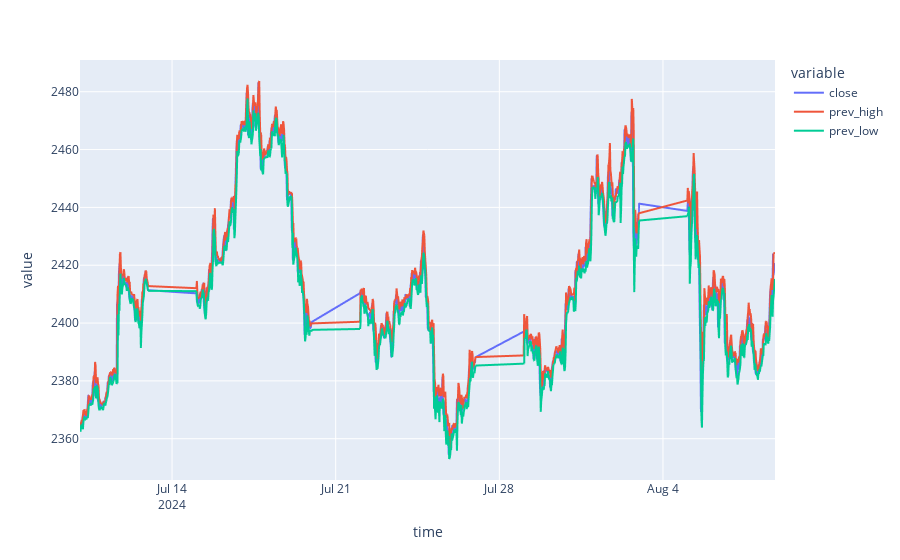

Notebook source saved alongside this figure:
### Markdown cell above
---

## 5. High/Low of previous Session 

The High/Low Indicator is a simple Indicator to compare current price with the previous session. Usually, when prices are inside the previous session range, it can mean that the market is ranging. 

If the price is outside of the previous session, it can be trending

### Code cell
df['prev_high'] = df['high'].shift(1)
df['prev_low'] = df['low'].shift(1)

display(df[['close', 'high', 'prev_high', 'low', 'prev_low']])

fig_prev_hl = px.line(df, x='time', y=['close', 'prev_high', 'prev_low'])
display(fig_prev_hl)

### Figure 1 — Plotly figure (JSON) as saved in the notebook; plotly's stock layout.template omitted (floating-point values rounded to 4 significant figures; data arrays with more than 128 entries replaced by an {"elided": "..."} marker saying what was removed)
{"data": [{"hovertemplate": "variable=close<br>time=%{x}<br>value=%{y}<extra></extra>", "legendgroup": "close", "line": {"color": "#636efa", "dash": "solid"}, "marker": {"symbol": "circle"}, "mode": "lines", "name": "close", "showlegend": true, "type": "scattergl", "x": {"elided": "1000 str values"}, "xaxis": "x", "y": {"elided": "1000 float values"}, "yaxis": "y"}, {"hovertemplate": "variable=prev_high<br>time=%{x}<br>value=%{y}<extra></extra>", "legendgroup": "prev_high", "line": {"color": "#EF553B", "dash": "solid"}, "marker": {"symbol": "circle"}, "mode": "lines", "name": "prev_high", "showlegend": true, "type": "scattergl", "x": {"elided": "1000 str values"}, "xaxis": "x", "y": {"elided": "1000 float values"}, "yaxis": "y"}, {"hovertemplate": "variable=prev_low<br>time=%{x}<br>value=%{y}<extra></extra>", "legendgroup": "prev_low", "line": {"color": "#00cc96", "dash": "solid"}, "marker": {"symbol": "circle"}, "mode": "lines", "name": "prev_low", "showlegend": true, "type": "scattergl", "x": {"elided": "1000 str values"}, "xaxis": "x", "y": {"elided": "1000 float values"}, "yaxis": "y"}], "layout": {"legend": {"title": {"text": "variable"}, "tracegroupgap": 0}, "margin": {"t": 60}, "xaxis": {"anchor": "y", "domain": [0, 1], "title": {"text": "time"}}, "yaxis": {"anchor": "x", "domain": [0, 1], "title": {"text": "value"}}}}
